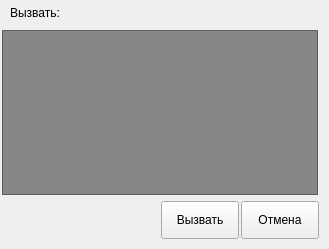
   <widget class="QWidget" name="cNumPage">
    <widget class="QLabel" name="backgroundNumbers">
     <property name="geometry">
      <rect>
       <x>0</x>
       <y>0</y>
       <width>320</width>
       <height>240</height>
      </rect>
     </property>
     <property name="sizePolicy">
      <sizepolicy hsizetype="Fixed" vsizetype="Fixed">
       <horstretch>0</horstretch>
       <verstretch>0</verstretch>
      </sizepolicy>
     </property>
     <property name="text">
      <string/>
     </property>
    </widget>
    <widget class="QLabel" name="panTopNumbers">
     <property name="enabled">
      <bool>true</bool>
     </property>
     <property name="geometry">
      <rect>
       <x>0</x>
       <y>0</y>
       <width>320</width>
       <height>25</height>
      </rect>
     </property>
     <property name="sizePolicy">
      <sizepolicy hsizetype="Preferred" vsizetype="Preferred">
       <horstretch>0</horstretch>
       <verstretch>0</verstretch>
      </sizepolicy>
     </property>
     <property name="text">
      <string/>
     </property>
    </widget>
    <widget class="QLabel" name="winCaptionNumbers">
     <property name="geometry">
      <rect>
       <x>10</x>
       <y>0</y>
       <width>250</width>
       <height>25</height>
      </rect>
     </property>
     <property name="text">
      <string>Вызвать:</string>
     </property>
    </widget>
    <widget class="QListView" name="contactNumbers">
     <property name="geometry">
      <rect>
       <x>2</x>
       <y>30</y>
       <width>316</width>
       <height>165</height>
      </rect>
     </property>
     <property name="layoutDirection">
      <enum>Qt::LeftToRight</enum>
     </property>
     <property name="styleSheet">
      <string notr="true">background-color: rgba(106, 106, 106, 200);
color: white;
text-indent: 10px;</string>
     </property>
     <property name="horizontalScrollBarPolicy">
      <enum>Qt::ScrollBarAlwaysOff</enum>
     </property>
     <property name="autoScrollMargin">
      <number>10</number>
     </property>
    </widget>
    <widget class="QLabel" name="panBotNumbers">
     <property name="enabled">
      <bool>true</bool>
     </property>
     <property name="geometry">
      <rect>
       <x>0</x>
       <y>200</y>
       <width>320</width>
       <height>40</height>
      </rect>
     </property>
     <property name="sizePolicy">
      <sizepolicy hsizetype="Preferred" vsizetype="Preferred">
       <horstretch>0</horstretch>
       <verstretch>0</verstretch>
      </sizepolicy>
     </property>
     <property name="text">
      <string/>
     </property>
    </widget>
    <widget class="QPushButton" name="butNumberCancel">
     <property name="geometry">
      <rect>
       <x>241</x>
       <y>201</y>
       <width>78</width>
       <height>38</height>
      </rect>
     </property>
     <property name="text">
      <string>Отмена</string>
     </property>
    </widget>
    <widget class="QPushButton" name="butNumberCall">
     <property name="enabled">
      <bool>true</bool>
     </property>
     <property name="geometry">
      <rect>
       <x>161</x>
       <y>201</y>
       <width>78</width>
       <height>38</height>
      </rect>
     </property>
     <property name="text">
      <string>Вызвать</string>
     </property>
    </widget>
   </widget>
